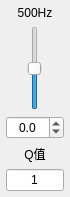
          <widget class="QWidget" name="bandWgt_5" native="true">
           <property name="sizePolicy">
            <sizepolicy hsizetype="Fixed" vsizetype="Preferred">
             <horstretch>0</horstretch>
             <verstretch>0</verstretch>
            </sizepolicy>
           </property>
           <property name="maximumSize">
            <size>
             <width>70</width>
             <height>16777215</height>
            </size>
           </property>
           <layout class="QVBoxLayout" name="verticalLayout_6">
            <property name="leftMargin">
             <number>6</number>
            </property>
            <property name="topMargin">
             <number>6</number>
            </property>
            <property name="rightMargin">
             <number>6</number>
            </property>
            <property name="bottomMargin">
             <number>6</number>
            </property>
            <item>
             <widget class="QLabel" name="lab_freq_5">
              <property name="sizePolicy">
               <sizepolicy hsizetype="Preferred" vsizetype="Preferred">
                <horstretch>0</horstretch>
                <verstretch>0</verstretch>
               </sizepolicy>
              </property>
              <property name="contextMenuPolicy">
               <enum>Qt::NoContextMenu</enum>
              </property>
              <property name="text">
               <string>500Hz</string>
              </property>
              <property name="alignment">
               <set>Qt::AlignCenter</set>
              </property>
             </widget>
            </item>
            <item>
             <widget class="QSlider" name="slider_band_5">
              <property name="sizePolicy">
               <sizepolicy hsizetype="Preferred" vsizetype="Expanding">
                <horstretch>0</horstretch>
                <verstretch>0</verstretch>
               </sizepolicy>
              </property>
              <property name="minimum">
               <number>-300</number>
              </property>
              <property name="maximum">
               <number>300</number>
              </property>
              <property name="singleStep">
               <number>1</number>
              </property>
              <property name="pageStep">
               <number>10</number>
              </property>
              <property name="orientation">
               <enum>Qt::Vertical</enum>
              </property>
             </widget>
            </item>
            <item>
             <widget class="QDoubleSpinBox" name="spinBox_boost_5">
              <property name="alignment">
               <set>Qt::AlignCenter</set>
              </property>
              <property name="decimals">
               <number>1</number>
              </property>
              <property name="minimum">
               <double>-30.000000000000000</double>
              </property>
              <property name="maximum">
               <double>30.000000000000000</double>
              </property>
              <property name="singleStep">
               <double>0.100000000000000</double>
              </property>
             </widget>
            </item>
            <item>
             <widget class="QLabel" name="lab_Q_5">
              <property name="sizePolicy">
               <sizepolicy hsizetype="Preferred" vsizetype="Preferred">
                <horstretch>0</horstretch>
                <verstretch>0</verstretch>
               </sizepolicy>
              </property>
              <property name="contextMenuPolicy">
               <enum>Qt::NoContextMenu</enum>
              </property>
              <property name="text">
               <string>Q值</string>
              </property>
              <property name="alignment">
               <set>Qt::AlignCenter</set>
              </property>
             </widget>
            </item>
            <item>
             <widget class="QLineEdit" name="edt_Q_5">
              <property name="sizePolicy">
               <sizepolicy hsizetype="Preferred" vsizetype="Fixed">
                <horstretch>0</horstretch>
                <verstretch>0</verstretch>
               </sizepolicy>
              </property>
              <property name="text">
               <string>1</string>
              </property>
              <property name="alignment">
               <set>Qt::AlignCenter</set>
              </property>
             </widget>
            </item>
           </layout>
          </widget>
